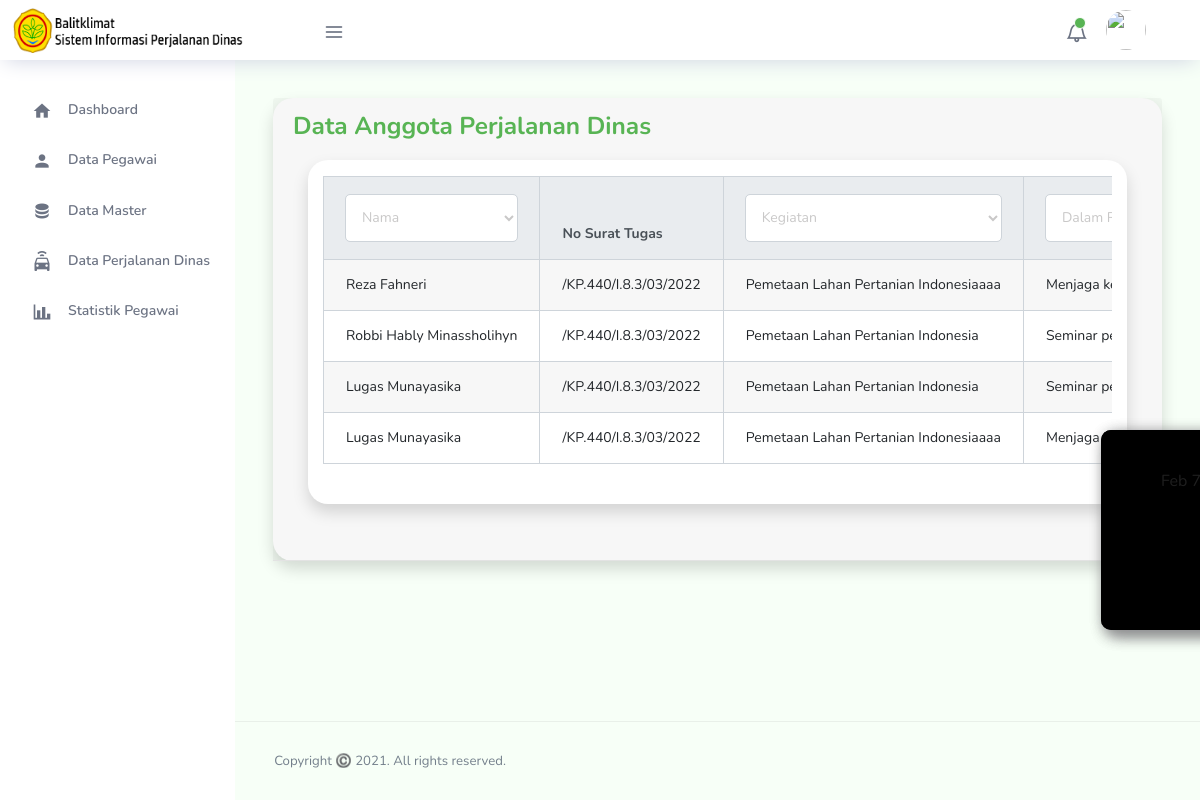
Screenshot of /index.php/anggota_perjadin/anggota with the database file from the repository.
### tables this page shows
CREATE TABLE `data_anggota_perjadin` (
  `id_anggota_perjadin` int(11) NOT NULL,
  `id_perjalanan_dinas` int(11) NOT NULL,
  `nip_anggota_perjadin` varchar(18) NOT NULL,
  `no_sppd` varchar(11) DEFAULT NULL,
  `no_sppd2` varchar(25) NOT NULL,
  `no_kas` int(11) DEFAULT NULL,
  `uang_harian` int(11) NOT NULL,
  `uang_transportasi` int(11) DEFAULT NULL,
  `hari1` int(11) DEFAULT NULL,
  `hari2` int(11) DEFAULT NULL,
  `hari3` int(11) DEFAULT NULL,
  `biaya1` int(11) DEFAULT NULL,
  `biaya2` int(11) DEFAULT NULL,
  `biaya3` int(11) DEFAULT NULL,
  `uang_penginapan` int(11) DEFAULT NULL,
  `total_pendapatan` int(11) NOT NULL,
  `status_perjalanan_dinas` varchar(25) NOT NULL
);

CREATE TABLE `data_pegawai` (
  `nip` varchar(18) NOT NULL,
  `nama_pegawai` varchar(50) NOT NULL,
  `foto` varchar(255) NOT NULL,
  `id_golongan` int(11) NOT NULL,
  `id_status_peg` int(11) NOT NULL,
  `id_pangkat` int(11) NOT NULL,
  `id_jabatan` int(11) NOT NULL,
  `id_divisi` int(11) NOT NULL,
  `nik` varchar(16) NOT NULL,
  `email` varchar(30) NOT NULL,
  `password` varchar(50) NOT NULL,
  `no_whatsapp` varchar(20) NOT NULL,
  `role` varchar(50) NOT NULL
);

CREATE TABLE `data_perjalanan_dinas` (
  `id_perjalanan_dinas` int(11) NOT NULL,
  `kode_kegiatan` varchar(10) NOT NULL,
  `dalam_rangka` varchar(100) NOT NULL,
  `nip_pumk` varchar(18) NOT NULL,
  `tanggal_pengajuan` date NOT NULL,
  `no_st` varchar(11) NOT NULL,
  `no_surat_tugas` varchar(25) NOT NULL,
  `kode_mak` varchar(15) NOT NULL,
  `jenis_pengajuan` varchar(5) NOT NULL,
  `jenis_perjalanan_dinas` varchar(15) NOT NULL,
  `id_kota_asal` int(11) NOT NULL,
  `id_kota_tujuan` int(11) NOT NULL,
  `kendaraan` varchar(20) NOT NULL,
  `tanggal_berangkat` date NOT NULL,
  `tanggal_kembali` date NOT NULL,
  `lama_perjalanan` int(11) NOT NULL,
  `nip_ppk` varchar(18) NOT NULL,
  `nip_verifikator` varchar(18) NOT NULL,
  `nip_kpa` varchar(18) NOT NULL,
  `nip_bendahara` varchar(18) NOT NULL,
  `nip_kepala_balai` varchar(18) NOT NULL,
  `nip_plt_kb` varchar(18) NOT NULL
);

CREATE TABLE `data_kegiatan` (
  `kode_kegiatan` varchar(10) NOT NULL,
  `judul_kegiatan` varchar(50) NOT NULL,
  `id_jenis_keg` int(11) NOT NULL,
  `tahun` int(11) NOT NULL,
  `nip_pj_kegiatan` varchar(18) NOT NULL,
  `nip_pj_rrr` varchar(18) NOT NULL,
  `biaya_pengeluaran` int(11) NOT NULL
);

### application/controllers/Anggota_perjadin.php (called while the page is built, shortened)
<?php
class Anggota_perjadin extends CI_Controller
{
    function __construct()
    {
        $this->load->Model('Model_kegiatan');
        $this->load->Model('Model_pegawai');
        $this->load->Model('Model_jenis_keg');
        $this->load->Model('Model_perjalanan_dinas');
        $this->load->Model('Model_anggota_perjadin');
        $this->load->Model('Model_kota');
        $this->load->Model('Model_mak');
        $this->load->helper('url');
    }
    function anggota()
    {
        $data['data_anggota_perjadin'] = $this->Model_anggota_perjadin->getListAnggota();
        $data['title'] = "PERJADIN BALITKLIMAT | Data Anggota Perjalanan Dinas";
        $this->load->view('templates/v_template', $data);
        $this->load->view('Anggota_Perjadin/v_anggota_perjadin2', $data);
        $this->load->view('templates/footer', $data);
    }
}

### index.php (called while the page is built, shortened)
<?php
require_once BASEPATH.'core/CodeIgniter.php';

### application/models/Model_anggota_perjadin.php (called while the page is built, shortened)
<?php
class Model_anggota_perjadin extends CI_model
{
	public function getListAnggota()
	{
		$this->db->select('data_anggota_perjadin.*,data_perjalanan_dinas.*,
		data_mak.*,data_kegiatan.*,anggota.nama_pegawai as nama_anggota_perjadin,data_jenis_keg.*,data_kota.*,data_sbuh.*,
		pumk.nama_pegawai as nama_pumk, tujuan.kota as kota_tujuan,
		sbuh_tujuan.nama_provinsi as provinsi_tujuan, sbuh_tujuan.luar_kota as luar_kota_tujuan,
		sbuh_tujuan.dalam_kota as dalam_kota_tujuan');
		$this->db->from('data_anggota_perjadin');
		$this->db->join('data_perjalanan_dinas', 'data_anggota_perjadin.id_perjalanan_dinas = data_perjalanan_dinas.id_perjalanan_dinas');
		$this->db->join('data_pegawai as anggota', 'anggota.nip = data_anggota_perjadin.nip_anggota_perjadin');
		$this->db->join('data_mak', 'data_mak.kode_mak = data_perjalanan_dinas.kode_mak');
		$this->db->join('data_kegiatan', 'data_kegiatan.kode_kegiatan = data_perjalanan_dinas.kode_kegiatan');
		$this->db->join('data_jenis_keg', 'data_jenis_keg.id_jenis_keg = data_kegiatan.id_jenis_keg');
		$this->db->join('data_pegawai as pumk', 'pumk.nip = data_perjalanan_dinas.nip_pumk');
		$this->db->join('data_kota', 'data_kota.id_kota = data_perjalanan_dinas.id_kota_asal');
		$this->db->join('data_sbuh', 'data_sbuh.id_sbuh = data_kota.id_sbuh');
		$this->db->join('data_kota as tujuan', 'tujuan.id_kota = data_perjalanan_dinas.id_kota_tujuan');
		$this->db->join('data_sbuh as sbuh_tujuan', 'sbuh_tujuan.id_sbuh = tujuan.id_sbuh');
		return $this->db->get()->result();
	}
}

### application/views/Anggota_Perjadin/v_anggota_perjadin2.php (the view, shortened to what this page needs)
<div class="main-panel">
    <div class="content-wrapper">
        <div class="row">
            <div class="col-md-12 grid-margin">
                <div class="card shadow mb-4">
                    <div class="card-header py-3">
                        <h3 class="m-0 font-weight-bold text-primary">Data Anggota Perjalanan Dinas</h3><br>
                        <div class="col-md-12 grid-margin">
                            <div class="card shadow mb-12">
                                <div class="col-lg-12 grid-margin stretch-card">
                                    <div class="card">
                                        <div class="table-responsive pt-3 ">
                                            <table id="dtBasicExample" class="table table-striped table-bordered table-md" cellspacing="0" style="width:130%; height:100%">
                                                <thead class="thead-light">
                                                    <tr>
                                                        <th style="width:5%">Nama</th>
                                                        <th style="width:4%">No Surat Tugas</th>
                                                        <th style="width:5%">Kegiatan</th>
                                                        <th style="width:6%">Dalam Rangka</th>
                                                    </tr>
                                                </thead>
                                                <tbody>
                                                    <?php
                                                    foreach ($data_anggota_perjadin as $j) {
                                                    ?>
                                                        <tr>
                                                            <td><?php echo $j->nama_anggota_perjadin ?></td>
                                                            <td><?php echo $j->no_surat_tugas ?></td>
                                                            <td><?php echo $j->judul_kegiatan ?></td>
                                                            <td><?php echo $j->dalam_rangka ?></td>
                                                    <?php } ?>
                                                </tbody>
                                            </table>
                                        </div>
                                    </div>
                                </div>
                            </div>
                        </div>
                    </div>
                </div>
            </div>
        </div>
    </div>

### rows the page displays
data_anggota_perjadin: nip_anggota_perjadin.nama_pegawai "Reza Fahneri", id_perjalanan_dinas.no_surat_tugas "/KP.440/I.8.3/03/2022", data_kegiatan.judul_kegiatan "Pemetaan Lahan Pertanian Indonesiaaaa", id_perjalanan_dinas.dalam_rangka "Menjaga…"
data_anggota_perjadin: nip_anggota_perjadin.nama_pegawai "Robbi Hably Minassholihyn", id_perjalanan_dinas.no_surat_tugas "/KP.440/I.8.3/03/2022", data_kegiatan.judul_kegiatan "Pemetaan Lahan Pertanian Indonesia", id_perjalanan_dinas.dalam_rangka "Seminar…"
data_anggota_perjadin: nip_anggota_perjadin.nama_pegawai "Lugas Munayasika", id_perjalanan_dinas.no_surat_tugas "/KP.440/I.8.3/03/2022", data_kegiatan.judul_kegiatan "Pemetaan Lahan Pertanian Indonesia", id_perjalanan_dinas.dalam_rangka "Seminar…"
data_anggota_perjadin: nip_anggota_perjadin.nama_pegawai "Lugas Munayasika", id_perjalanan_dinas.no_surat_tugas "/KP.440/I.8.3/03/2022", data_kegiatan.judul_kegiatan "Pemetaan Lahan Pertanian Indonesiaaaa", id_perjalanan_dinas.dalam_rangka "Menjaga…"
